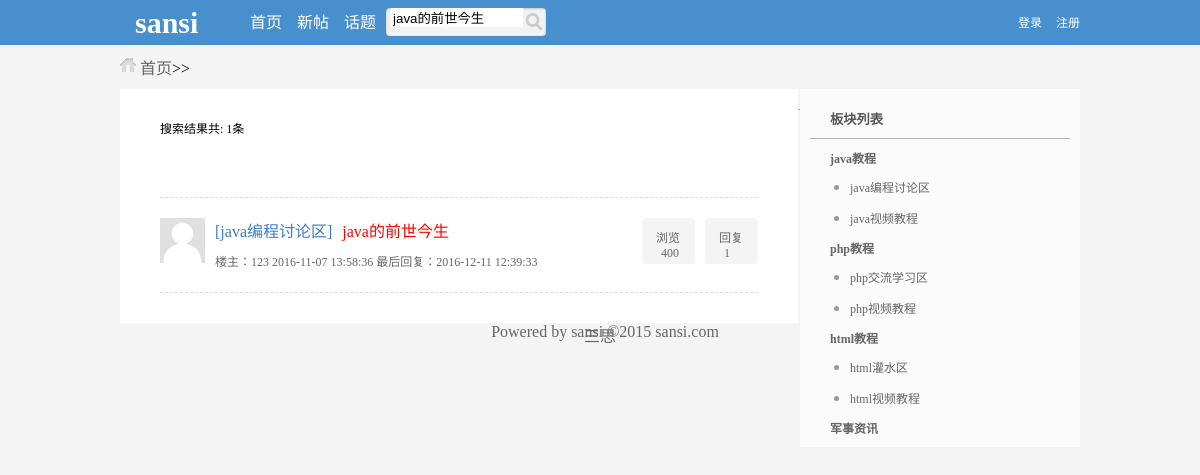
The page /front/search.php?keywords=java的前世今生 on the database its author committed.
### tables this page shows
CREATE TABLE `sansi_content` (
  `id` int(10) UNSIGNED NOT NULL COMMENT '帖子的id',
  `son_id` int(10) UNSIGNED NOT NULL COMMENT '子板块id',
  `title` varchar(255) NOT NULL COMMENT '帖子标题',
  `content` text NOT NULL COMMENT '帖子内容',
  `time` datetime NOT NULL COMMENT '发帖时间',
  `member_id` int(11) NOT NULL COMMENT '会员id',
  `times` int(10) UNSIGNED NOT NULL DEFAULT '0' COMMENT '帖子浏览次数'
);

CREATE TABLE `sansi_son_admin` (
  `id` int(10) UNSIGNED NOT NULL COMMENT '子版块id',
  `father_id` int(10) UNSIGNED NOT NULL COMMENT '父板块外键',
  `son_name` varchar(50) NOT NULL COMMENT '子版块名称',
  `intro` varchar(300) NOT NULL COMMENT '子版块简介',
  `vip_id` int(10) UNSIGNED NOT NULL COMMENT '会员id',
  `sort` int(10) UNSIGNED NOT NULL DEFAULT '0' COMMENT '排序'
);

CREATE TABLE `sansi_members` (
  `id` int(10) UNSIGNED NOT NULL COMMENT '会员id号',
  `name` varchar(30) NOT NULL COMMENT '会员登录账号',
  `pwd` varchar(32) NOT NULL COMMENT '会员登录密码',
  `photo` blob,
  `register_time` datetime NOT NULL COMMENT '注册时间',
  `last_time` datetime NOT NULL COMMENT '最后登录时间'
);

CREATE TABLE `sansi_user_admin` (
  `id` int(11) NOT NULL COMMENT '板块id',
  `name` varchar(30) NOT NULL COMMENT '父板块名称',
  `sort` int(11) NOT NULL DEFAULT '0' COMMENT '排序'
);

### front/father.list.page.php (called while the page is built, shortened)
<?php
function pageList($page_count,$pageSize,$btn_num=3,$page='page'){
    $num = ceil($page_count/$pageSize);
    $array = parse_url($_SERVER['REQUEST_URI']);
    if(isset($array['query'])){
        parse_str($array['query'],$arr_query);
        unset($arr_query[$page]);
        if(empty($arr_query)){
            $url = "{$array['path']}?$page=";
        }else{
            $str = http_build_query($arr_query);
            $url = "{$array['path']}?{$str}&$page=";
        }
    }else{
        $url = "{$array['path']}?$page=";
    }
    $start = ($_GET[$page]-1)*$pageSize;
    $limit = "limit {$start},{$pageSize}";
    $html = '';
if($btn_num >= $num){
    for($i=1;$i<=$num;$i++){
        if($i==$_GET[$page]){
            $html[$i] = "<span class='spandown'>$i </span>";
        }else{
            $html[$i] = "<a href='{$url}{$i}'>$i</a> ";
        }
    }
    }
    $html = implode(' ',$html);
    $date = array('html'=>$html,'limit'=>$limit);
    return $date;
}
?>

### front/search.php (the view, shortened to what this page needs)
<?php
include_once 'header.inc.php';
$link1 = mysqli_connect('localhost','root','123456','sansi_admin');
$cont_sql = "select * from sansi_content WHERE title like '%{$_GET['keywords']}%'";
$query = mysqli_query($link1,$cont_sql);
$all_count = mysqli_num_rows($query);
?>
<div class="banner">
    <a href="index.php" class="yy">首页</a>&gt;<a href="father_list.php?id=<?php  ?>" class="tow"><?php  ?></a>&gt;<?php  ?>
</div>
<div class="box_content">
    <div class="content1">
        <div class="pa">搜索结果共:
            <?php echo $all_count; ?>条
        </div>
        <div class="pages">
                <?php
                include_once 'father.list.page.php';
                $date = pageList($all_count,5);
                ?>
        </div>
        <?php
        $link = new PDO('mysql:host=localhost;dbname=sansi_admin','root','123456');
        $sql = "select sansi_content.title,sansi_content.id,sansi_content.time,sansi_content.times,sansi_son_admin.son_name,sansi_members.name,sansi_members.photo from sansi_content,sansi_son_admin,sansi_members WHERE title like '%{$_GET['keywords']}%' AND
sansi_content.son_id=sansi_son_admin.id AND
sansi_content.member_id=sansi_members.id {$date['limit']}";
        $query = $link->query($sql);
        foreach($query as $date_content){
            $titles = addslashes($date_content['title']);
            $titles=str_replace($_GET['keywords'],"<a style='color:red;'>{$_GET['keywords']}<a>",$titles);
            $sqlnunm = "select COUNT(*) from sansi_reply WHERE content_id={$date_content['id']}";
            $numrel = $link->query($sqlnunm);
            $num = $numrel->fetchColumn();
            ?>
            <ul class="content_list">
                <li>
                    <a href=""><img height="45px;" src="<?php if(!$date_content['photo'] == ''){echo $date_content['photo']; }else{echo './style/photo.jpg';} ?>"></a>
                    <a href="" class="a1">[<?php echo $date_content['son_name']; ?>]</a><a href="content_show.php?contentid=<?php echo $date_content['id']; ?>" target="_blank" class="a2"><?php echo $titles; ?></a>
                    <p class="p1">回复<span><?php echo $num[0]; ?></span></p>
                    <p class="p2">浏览<span><?php echo $date_content['times']; ?></span></p>
                    <p class="div_down">楼主：<?php echo $date_content['name'] ?> <?php echo $date_content['time'] ?>    最后回复：<?php
                        $sqlretime = "select MAX(time) from sansi_reply WHERE content_id={$date_content['id']}";
                        $querytime = $link->query($sqlretime);
                        foreach($querytime as $lastretime) {
                            if ($lastretime['MAX(time)'] != '') {
                                echo $lastretime['MAX(time)'];
                            } else {
                                echo '暂无回复!';
                            }
                        }
                        ?></p>
                </li>
            </ul>
        <?php  } ?>
    </div>
    <div class="right_list">
        <h5>板块列表</h5>
        <?php
        $link = mysqli_connect('localhost','root','123456','sansi_admin');
        $father_list_sql = "select * from sansi_user_admin";
        $father_list_query = mysqli_query($link,$father_list_sql);
        while($father_list_date = mysqli_fetch_assoc($father_list_query)){?>
            <ul>
                <h2><a href="father_list.php?id=<?php echo $father_list_date['id'] ?>"><?php echo $father_list_date['name'];?></a></h2>
                <?php
                $son_list_sql = "select * from sansi_son_admin where father_id={$father_list_date['id']}";
                $son_list_query = mysqli_query($link,$son_list_sql);
                while($son_list_date = mysqli_fetch_assoc($son_list_query)){?>
                    <li><a href="son_list.php?id=<?php echo $son_list_date['id'] ?>"><?php echo $son_list_date['son_name'];?></a></li>
                <?php } ?>
            </ul>
        <?php } ?>
    </div>
</div>
<?php include_once 'footer.inc.php'; ?>

### front/style/fegister.css (style rules this page uses)
body { background: #f4f4f4; }
body, li, a { margin: 0px; list-style-type: none; text-decoration: none; }
.banner { width: 960px; margin: 10px auto; background:url('style_icon.png') 0 -57px no-repeat; }
.yy { margin-left:20px; }
.banner a { color:#666; }
span { display:inline-block; width:300px; margin:0 0 0 5px; color:#666; }

### front/style/index.css (style rules this page uses)
body { margin: 0px; padding: 0px; background:#f4f4f4 }
a { text-decoration: none; }
h2 { font-size: 12px; padding-left:15px; font-family: Tahoma; }
h2 a { font-size: 14px; color:#333; font-weight: bold; }

### front/style/father_list.css (style rules this page uses)
ul,a { margin:0; padding:0; }
.box_content { width: 960px; margin: 10px auto; }
.content1 { display:inline-block; float:left; width:638px; padding:20px; background: white; }
.pa { margin:10px 0 10px 20px; font-size:12px; padding-bottom:10px; }
.pages { height:40px; margin:10px 20px; border-bottom:1px dashed #ddd; }
.content_list { clear:both; }
li img { float:left; width:45px; margin:0; display:inline; }
.content_list li { margin:10px 20px; padding:10px 0; border-bottom: 1px dashed #ddd; }
.div_down { width:400px; margin-top:10px; font-size:12px; color:#666; margin-left: 10px; display:inline-block; }
.a1,.a2 { color:#3b7fc4; margin-left: 10px; }
.p1,.p2 { float:right; width:35px; height:36px; display:inline-block; margin:0; background: #f4f4f4; color:#666; padding:10px 4px 0 14px; border-radius:4px; font-size:12px; }
.p2 { margin-right:10px; }
.right_list { width:260px; background:#fbfbfb; padding:10px; float:right; }
.right_list h5 { border-bottom: 1px solid #b0b0b0; font-weight: bold; color:#555; padding:10px 20px; margin:0 0 10px 0px; }
.right_list a { color:#666; font-size:12px; }
.right_list h2 { padding:0; margin:10px 0 0 20px; }
.right_list li { list-style-type:disc; color:#999; line-height:20px; margin-left:40px; margin-top:10px; }

### rows shown on the page
sansi_content: sansi_son_admin.son_name "java编程讨论区", title "java的前世今生", num "1", times "400", sansi_members.name "123", time "2016-11-07 13:58:36", MAX "2016-12-11 12:39:33"
sansi_user_admin: name "java教程"
sansi_son_admin: son_name "java编程讨论区"
sansi_son_admin: son_name "java视频教程"
sansi_user_admin: name "php教程"
sansi_son_admin: son_name "php交流学习区"
sansi_son_admin: son_name "php视频教程"
sansi_user_admin: name "html教程"
sansi_son_admin: son_name "html灌水区"
sansi_son_admin: son_name "html视频教程"
sansi_user_admin: name "军事资讯"

### other values the page prints
$all_count "1"
